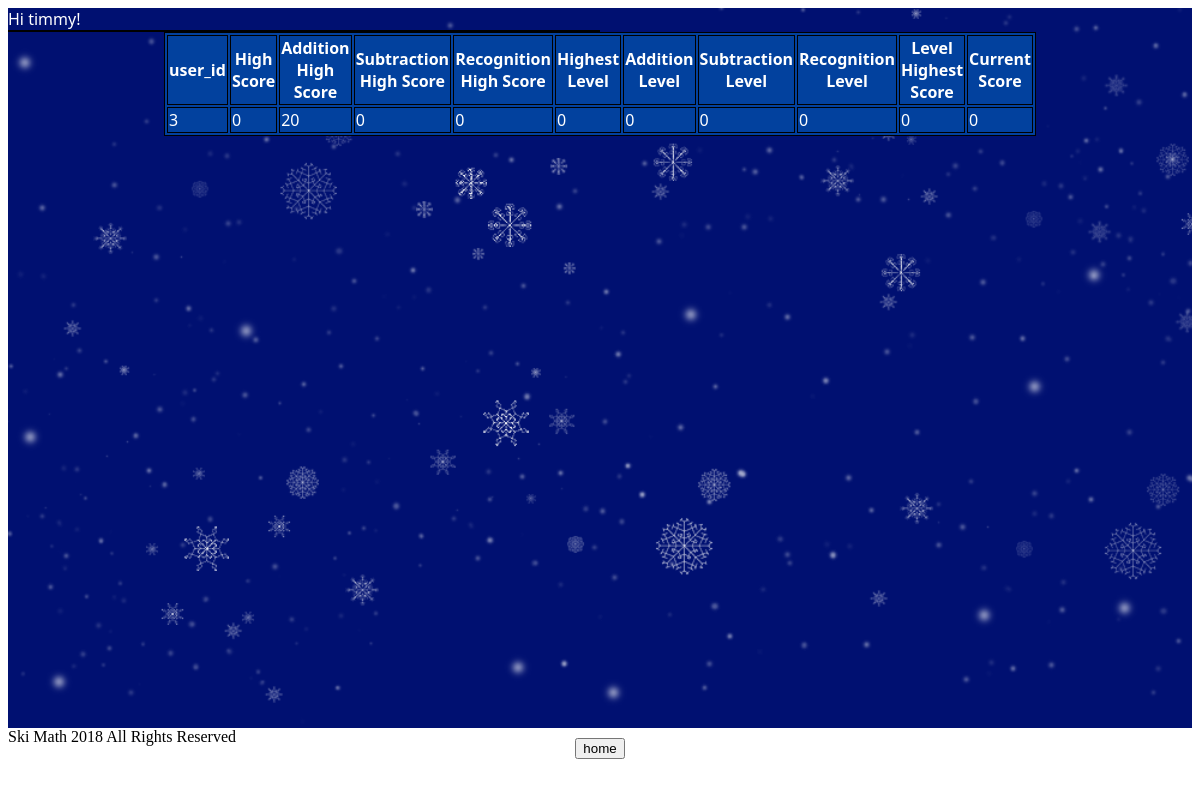
The page /ski_math/stats/ (signed in) on the database its author committed.
### ski_math/models.py (models this page shows, shortened)
class CustomUser(AbstractUser):
    is_student = models.BooleanField('student status', default=False)
    is_teacher = models.BooleanField('teacher status', default=False)

class Student(models.Model):
    objects = models.Manager()
    user = models.OneToOneField(CustomUser, on_delete=models.CASCADE, primary_key=True)
    highestScore = models.PositiveIntegerField(default=0)
    addHighestScore = models.PositiveIntegerField(default=0)
    subHighestScore = models.PositiveIntegerField(default=0)
    recHighestScore = models.PositiveIntegerField(default=0)
    highestLevel = models.PositiveIntegerField(default=0)
    addLevel = models.PositiveIntegerField(default=0)
    subLevel = models.PositiveIntegerField(default=0)
    recLevel = models.PositiveIntegerField(default=0)
    levelHighestScore = models.PositiveIntegerField(default=0)
    currentScore = models.PositiveIntegerField(default=0)

### ski_math/views.py (the view)
# urls.py: path('stats/', views.Stats.as_view(), name='stats'),
class Stats(TemplateView):
    template_name = 'stats.html'
    def get(self, request):
        current_user = request.user
        account_info = Student.objects.filter(user_id__exact=current_user.id)
        context = {'account_info': account_info}
        return render(request, 'stats.html', context)

### templates/stats.html (shortened to what this page needs)
{% extends 'base.html' %}
{% block content %}
{% if user.is_authenticated and user.is_student%}
  Hi {{ user.username }}!
  {% if account_info %}
    <table>
      <table align="center">
        <tr>
            <th>user_id</th>
            <th>High Score</th>
            <th>Addition High Score</th>
            <th>Subtraction High Score</th>
            <th>Recognition High Score</th>
            <th>Highest Level</th>
            <th>Addition Level</th>
            <th>Subtraction Level</th>
            <th>Recognition Level</th>
            <th>Level Highest Score</th>
            <th>Current Score</th>
        </tr>
        {% for account in account_info %}
        <tr>
          <td>{{account.user_id}}</td>
          <td>{{account.highestScore}}</td>
          <td>{{account.addHighestScore}}</td>
          <td>{{account.subHighestScore}}</td>
          <td>{{account.recHighestScore}}</td>
          <td>{{account.highestLevel}}</td>
          <td>{{account.addLevel}}</td>
          <td>{{account.subLevel}}</td>
          <td>{{account.recLevel}}</td>
          <td>{{account.levelHighestScore}}</td>
          <td>{{account.currentScore}}</td>
        </tr>
      {% endfor %}
    </table>
    <div class = "midbottom">
    <p><a href="{% url 'home' %}"><button>home</button></a></p></table></div>
  {% else %}
    <p>No info available.</p>
    <div class = "midbottom">
    <p><a href="{% url 'home' %}"><button>home</button></a></p></div>
  {% endif %}
{% else %}
<div class = "center">
  <p>You are not logged in</p>
  <a href="{% url 'login' %}"><button>login</button></a></div>
{% endif %}
{% endblock %}

### ski_math/static/web/base.css (style rules this page uses)
table, th, td { border: 1px solid rgb(0, 0, 0); background-color: #02419e; }
table { width: 50%; vertical-align: center; }
th { text-align: center; }
td { text-align: left; }
div.midbottom { position: absolute; left:0; text-align: center; bottom: 8px; right: 0px; font-size: 30px; }

### rows shown on the page
CustomUser: username "timmy"
Student: user_id "3", highestScore "0", addHighestScore "20", subHighestScore "0", recHighestScore "0", highestLevel "0", addLevel "0", subLevel "0", recLevel "0", levelHighestScore "0", currentScore "0"
